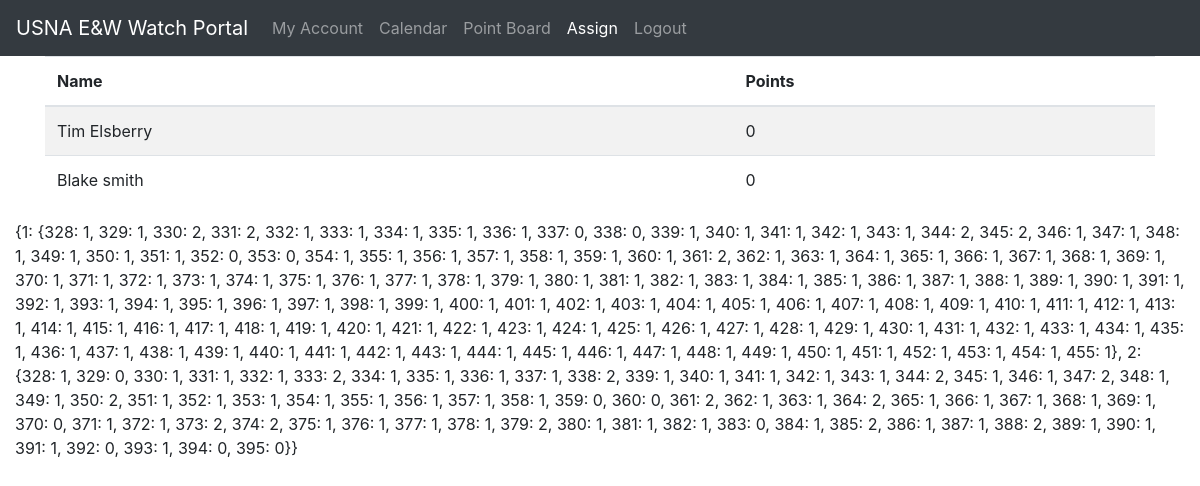
Page /assign on the earlier database version.
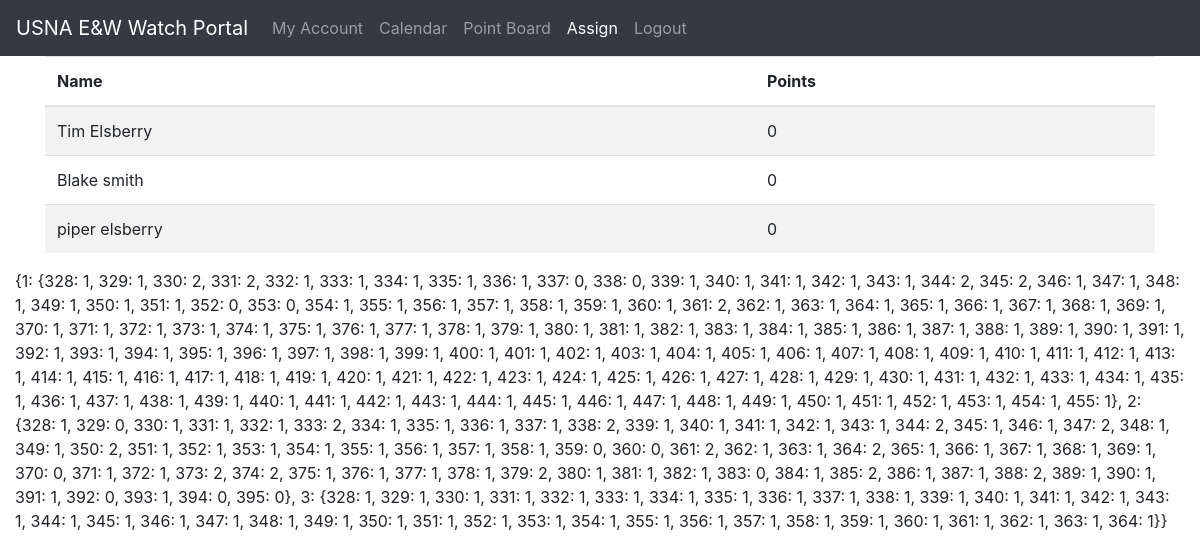
Same page on the later database version.
### app.py (models this page shows, shortened)
class User(UserMixin,db.Model):
    __tablename__='Users'
    id = db.Column(db.Integer, primary_key=True)
    first = db.Column(db.String(128))
    last = db.Column(db.String(128))
    email = db.Column(db.String(64), index=True, unique=True)
    password_hash = db.Column(db.String(128))
    created = db.Column(db.DateTime, index=False, unique=False, default=date.today())
    phone = db.Column(db.Integer)
    qualified = db.Column(db.Boolean, index=True, unique=False, default=False)
    data = db.Column(db.String(32768), index=False, unique=False)
    points = db.Column(db.Integer, index=True, unique=False, default=0)
    def __repr__(self):
        return f"{self.first} {self.last}"

### app.py (the view)
@app.route('/assign', methods=["GET","POST"])
def assign():
    users=User.query.all()
    return render_template('assign.html',calendar=calendar,users=users,bids={u.id:load_user_bid_dict(u.id) for u in users})

### app.py (called while the page is built)
def load_user_bid_dict(u_id):
    try: user_bid_dict = json.loads(User.query.get(u_id).data)
    except: user_bid_dict = {}
    user_bid_dict={int(k):int(v) for k,v in user_bid_dict.items()}
    return user_bid_dict

### templates/assign.html
{%extends "base.html"%}
{%block content%}
<div class="container">
<table class="table table-striped table-hover">
    <thead>
        <tr>
            <th scope="col">Name</th>
            <th scope="col">Points</th>
        </tr>
    </thead>
<tbody>
    {%for u in users%}
    <tr>
        <td>{{u}}</td>
        <td>{{u.points}}</td>
    </tr>
    {%endfor%}
</tbody>
</table>
</div>
<p>{{bids}}</p>
{%endblock%}

### templates/base.html (shortened to what this page needs)
<!DOCTYPE html>
<html lang="en">
<head>
    <link rel="stylesheet" href="https://stackpath.bootstrapcdn.com/bootstrap/4.3.1/css/bootstrap.min.css">
    <link rel="stylesheet" href="/static/style.css">
</head>
<body>
    <nav class="navbar navbar-expand-md navbar-dark bg-dark">
        <a class="navbar-brand" href="/">USNA E&W Watch Portal</a>
        <div class="collapse navbar-collapse" id="navbarNav">
            <ul class="navbar-nav">
                <li class="nav-item {%if request.path == '/parking'%}active{%endif%}"">
                    <a class=" nav-link" href="/">My Account</a>
                </li>
                <li class="nav-item {%if request.path == '/jets'%}active{%endif%}"">
                    <a class=" nav-link" href="/calendar">Calendar</a>
                </li>
                <li class="nav-item {%if request.path == '/points'%}active{%endif%}"">
                    <a class=" nav-link" href="/points">Point Board</a>
                </li>
                <li class="nav-item {%if request.path == '/assign'%}active{%endif%}"">
                    <a class=" nav-link" href="/assign">Assign</a>
                </li>
                <li class="nav-item {%if request.path == '/logout'%}active{%endif%}"">
                    <a class=" nav-link" href="/logout">Logout</a>
                </li>
            </ul>
        </div>
    </nav>
    <div class="container-fluid">
        {% block content %}
        {% endblock %}
    </div>
</body>
</html>

Differences in the rows shown:
added User: first+last "piper elsberry", points "0"
Other differences:
{{ bids }}: "…1, 394: 0, 395: 0}}" → "…1, 394: 0, 395: 0}, 3: {328: 1, 329: 1, 330: 1, 331: 1, 332: 1, 333: 1, 334: 1, 335: 1, 336: 1, 337: 1, 338: 1, 339: 1, 340: 1, 341: 1, 342: 1, 343: 1, 344: 1, 345: 1, 346: 1, 347: 1, 348: 1, 349: 1, 350: 1, 351: 1, 352: 1, 353: 1, 354: 1, 355: 1, 356: 1, 357: 1, 358: 1, 359: 1, 360: 1, 361: 1, 362: 1, 363: 1, 364: 1}}"
